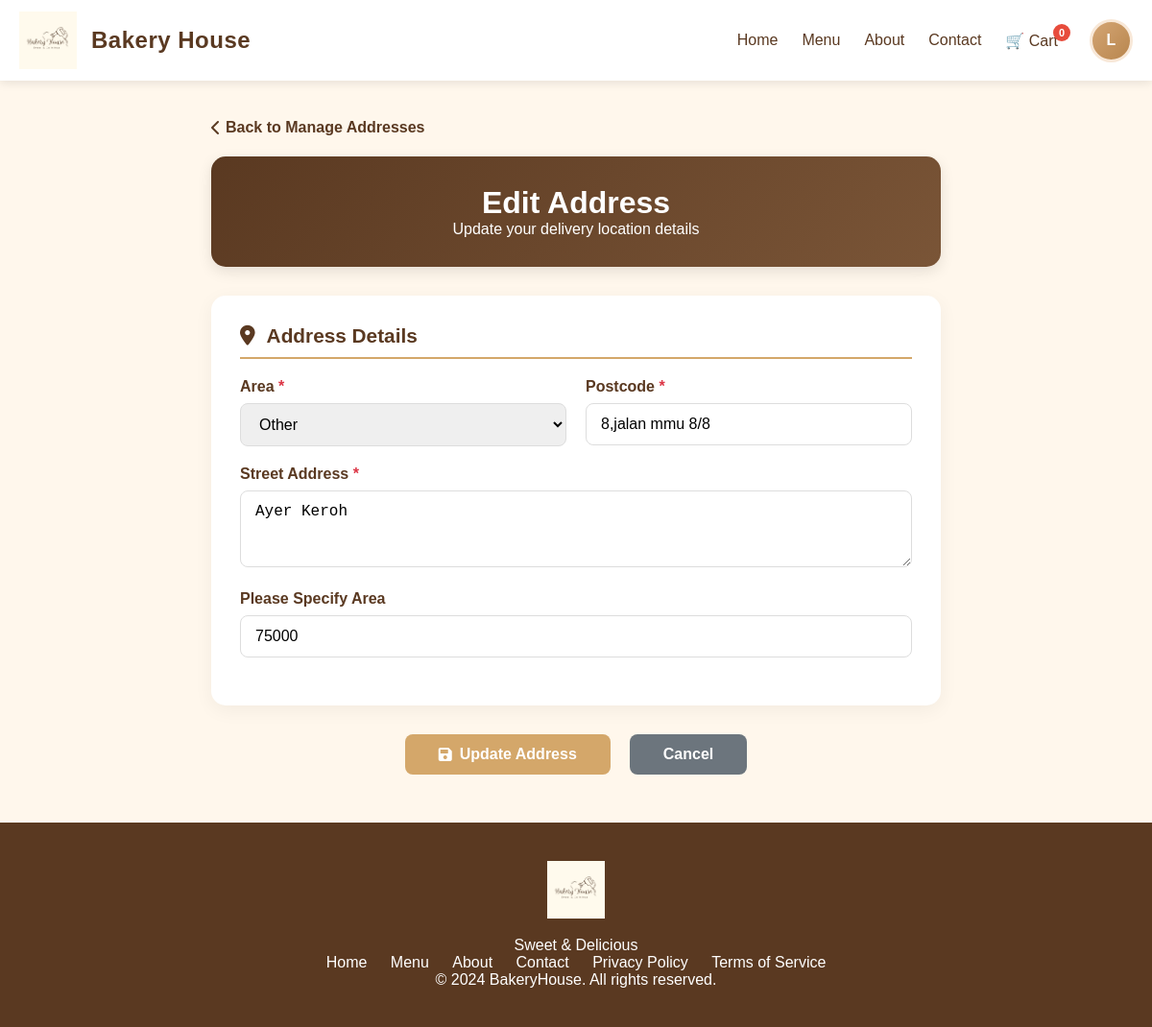
Screenshot of /edit.address.php?id=15 (signed in) with the database file from the repository.
### tables this page shows
CREATE TABLE `user_addresses` (
  `id` int(11) NOT NULL,
  `user_id` int(11) NOT NULL,
  `address_text` text NOT NULL,
  `is_default` tinyint(1) DEFAULT 0,
  `updated_at` timestamp NOT NULL DEFAULT current_timestamp() ON UPDATE current_timestamp()
);

### edit.address.php (the view, shortened to what this page needs)
<?php
require_once 'config.php';
$userId = $_SESSION['user_id'];
$addressId = $_GET['id'] ?? null;
try {
    $query = "SELECT * FROM user_addresses WHERE id = ? AND user_id = ?";
    $stmt = $pdo->prepare($query);
    $stmt->execute([$addressId, $userId]);
    $addressData = $stmt->fetch(PDO::FETCH_ASSOC);
$address_area = $address_postcode = $address_line = $other_area = '';
$text = $addressData['address_text'];
if (strpos($text, '|') !== false) {
    $parts = explode('|', $text);
    $address_line     = $parts[0] ?? '';
    $address_area     = $parts[1] ?? '';
    $address_postcode = $parts[2] ?? '';
    $other_area       = $parts[3] ?? '';
    $known_areas = ["Bandar Melaka", "Ayer Keroh", "Bukit Beruang"];
    if (!empty($address_area) && !in_array($address_area, $known_areas)) {
        $other_area = $address_area;
        $address_area = 'other';
    }
}
} catch (PDOException $e) {
    die("Error: " . $e->getMessage());
}
?>
<!DOCTYPE html>
<html lang="en">
<head>
    <link rel="stylesheet" href="editprofile.css"> <link rel="stylesheet" href="https://cdnjs.cloudflare.com/ajax/libs/font-awesome/6.0.0/css/all.min.css">
</head>
<body>
    <?php include 'header.php'; ?>
    <main class="profile-page">
        <div class="profile-container">
            <div class="back-navigation">
                <a href="manageaddress.php" class="back-link">
                    <i class="fas fa-chevron-left"></i> Back to Manage Addresses
                </a>
            </div>
            <div class="profile-header">
                <h1>Edit Address</h1>
                <p>Update your delivery location details</p>
            </div>
            <form action="edit.address.php?id=<?php echo $addressId; ?>" method="POST" class="edit-form" id="addressForm">
                <div class="info-card">
                    <h2><i class="fas fa-map-marker-alt"></i> Address Details</h2>
                    <div class="form-row">
                        <div class="form-group-half required-field">
                            <label class="form-label">Area</label>
                            <select id="address_area" name="address_area" class="form-input" required>
                                <option value="other" <?php echo $address_area === 'other' ? 'selected' : ''; ?>>Other</option>
                            </select>
                        </div>
                        <div class="form-group-half required-field">
                            <label class="form-label">Postcode</label>
                            <input type="text" name="address_postcode" id="address_postcode" class="form-input"
                                   value="<?php echo htmlspecialchars($address_postcode); ?>"
                                   required maxlength="5" oninput="this.value = this.value.replace(/[^0-9]/g, '');">
                        </div>
                    </div>
                    <div class="form-group required-field">
                        <label class="form-label">Street Address</label>
                        <textarea name="address_line" class="form-textarea" required rows="3"
                                  placeholder="Unit no, Building, Street Name..."><?php echo htmlspecialchars($address_line); ?></textarea>
                    </div>
                    <div class="form-group" id="other_area_group" style="display: <?php echo $address_area === 'other' ? 'block' : 'none'; ?>;">
                        <label class="form-label">Please Specify Area</label>
                        <input type="text" name="other_area" class="form-input" value="<?php echo htmlspecialchars($other_area); ?>">
                    </div>
                </div>
                <div class="action-buttons">
                    <button type="submit" class="btn btn-primary" id="saveButton">
                        <i class="fas fa-save"></i> Update Address
                    </button>
                    <a href="manageaddress.php" class="btn btn-secondary">Cancel</a>
                </div>
            </form>
        </div>
    </main>
    <footer>
        <div class="container">
            <div class="footer-content">
                <div class="footer-logo">
                    <img src="Bakery House Logo.png" alt="BakeryHouse">
                </div>
                <p>Sweet & Delicious</p>
                <div class="footer-links">
                    <a href="index.php">Home</a>
                    <a href="menu.php">Menu</a>
                    <a href="about_us.php" class="active">About</a>
                    <a href="contact_us.php">Contact</a>
                    <a href="privacypolicy.php">Privacy Policy</a>
                    <a href="termservice.php">Terms of Service</a>
                </div>
                <p>&copy; 2024 BakeryHouse. All rights reserved.</p>
            </div>
        </div>
    </footer>
</body>
</html>

### editprofile.css (style rules this page uses)
:root { --bakery-brown: #5a3921; --bakery-gold: #d4a76a; --bakery-bg: #fff7ec; --white: #ffffff; --danger-red: #dc3545; }
* { margin: 0; padding: 0; box-sizing: border-box; }
body { background-color: var(--bakery-bg); color: #333333; font-family: 'Segoe UI', sans-serif; padding-top: 85px; }
.profile-container { max-width: 800px; margin: 40px auto; padding: 0 20px; }
.profile-header { background: linear-gradient(135deg, var(--bakery-brown) 0%, #7a5537 100%); border-radius: 15px; padding: 30px; color: var(--white); text-align: center; margin-bottom: 30px; box-shadow: 0 5px 15px rgba(0,0,0,0.1); }
.info-card { background: var(--white); border-radius: 15px; padding: 30px; margin-bottom: 25px; box-shadow: 0 5px 20px rgba(0,0,0,0.05); }
.info-card h2 { display: flex; align-items: center; gap: 12px; color: var(--bakery-brown); font-size: 1.3rem; padding-bottom: 10px; margin-bottom: 20px; border-bottom: 2px solid var(--bakery-gold); }
.form-group { margin-bottom: 20px; }
.form-row { display: flex; gap: 20px; margin-bottom: 20px; }
.form-group-half { flex: 1; }
.form-label { display: block; margin-bottom: 8px; color: var(--bakery-brown); font-weight: 600; }
.required-field .form-label::after { content: " *"; color: var(--danger-red); }
.form-input, .form-textarea { width: 100%; padding: 12px 15px; border: 1.5px solid #dddddd; border-radius: 8px; font-size: 1rem; transition: 0.3s; }
.form-textarea { resize: vertical; }
.action-buttons { display: flex; justify-content: center; gap: 20px; margin-top: 30px; }
.btn { display: inline-flex; align-items: center; justify-content: center; gap: 8px; padding: 12px 35px; border: none; border-radius: 8px; font-size: 1rem; font-weight: bold; text-decoration: none; cursor: pointer; transition: 0.3s; }
.btn-primary { background: var(--bakery-gold); color: var(--white); }
.btn-secondary { background: #6c757d; color: var(--white); }
footer { padding: 40px 0; background-color: var(--bakery-brown); color: white; text-align: center; margin-top: 50px; }
.footer-logo img { height: 60px; margin-bottom: 15px; }
.footer-links a { margin: 0 10px; color: white; text-decoration: none; transition: 0.3s; }
.back-navigation { margin-bottom: 20px; }
.back-link { color: var(--bakery-brown); text-decoration: none; font-weight: bold; display: inline-flex; align-items: center; gap: 5px; }

### header.css (style rules this page uses)
:root { --main-font: 'BonvenoCF', sans-serif; --serif-font: 'AvenirNext LT Pro', serif; --main-color: #5a3921; --accent-color: #d4a76a; }
body { margin: 0; padding-top: 0 !important; font-family: var(--main-font) !important; background-color: #fff7ec; }

### rows the page displays
user_addresses: address_area "Other", address_postcode "8,jalan mmu 8/8", address_line "Ayer Keroh", other_area "75000"

### other values shown
substr($userName, 0, 1) "L"
